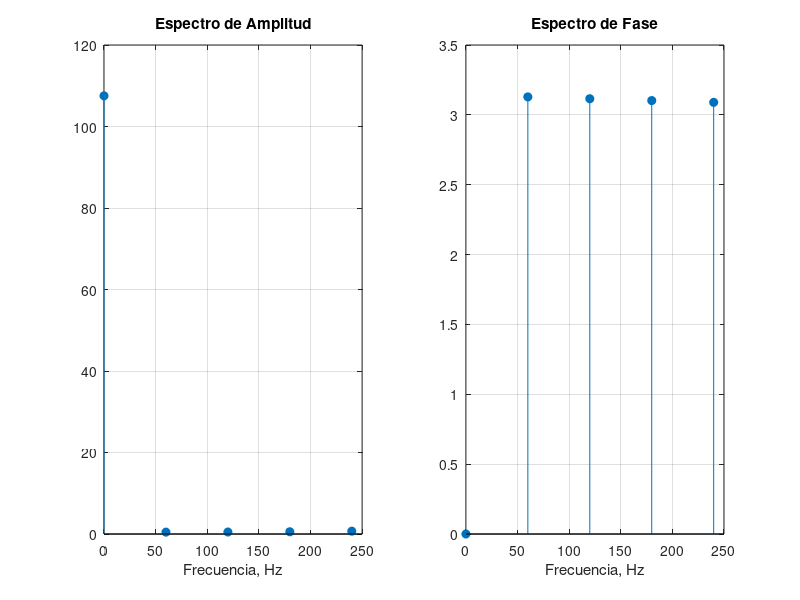

The MATLAB source for this figure:
%% LABORATORIO 3 - PUNTO 6a: RECTIFICADOR DE ONDA COMPLETA (num = 20)
% Pregunta 6 del Laboratorio:
% a) Programa con coeficientes exponenciales Cn para n = 0, 1, 2, ..., 19
% b) Valor de DC
% c) Ploteo del espectro de amplitud y fase

clear; clc; close all;

% Genera la forma de onda del rectificador de onda completa
f1 = 60;
inv = 1/f1; 
inc = 1/(80*f1); 
tnum = 3*inv;
t = 0:inc:tnum;
g1 = 120*sqrt(2)*sin(2*pi*f1*t);
g = abs(g1);
N = length(g);

% Obtiene los coeficientes de la Serie Exponencial de Fourier
num = 20;
c = zeros(1, num);
cint = zeros(1, N);

for i = 1:num
    for m = 1:N
        cint(m) = exp(-1j*2*pi*(i-1)*m/N)*g(m);
    end
    c(i) = sum(cint)/N;
end

cmag = abs(c);
cphase = angle(c);

% Imprime el valor de DC
disp('valor dc de g(t)'); 
cmag(1)

% Plotea el espectro de magnitud y fase (primeros 5 armónicos como en la guía)
figure('Name', 'Punto 6a - Rectificador (num = 20 armónicos)');
f = (0:num-1)*60;

subplot(1, 2, 1);
stem(f(1:5), cmag(1:5), 'filled');
title('Espectro de Amplitud');
xlabel('Frecuencia, Hz');
grid on;

subplot(1, 2, 2); 
stem(f(1:5), cphase(1:5), 'filled');
title('Espectro de Fase');
xlabel('Frecuencia, Hz');
grid on;

% Guardar imagen
imgDir = fullfile(fileparts(mfilename('fullpath')), '..', 'Informe', 'imagenes');
if ~exist(imgDir, 'dir'); mkdir(imgDir); end
saveas(gcf, fullfile(imgDir, 'punto6a_rectificador_20armonicos.png'));

disp('Punto 6a completado.');
